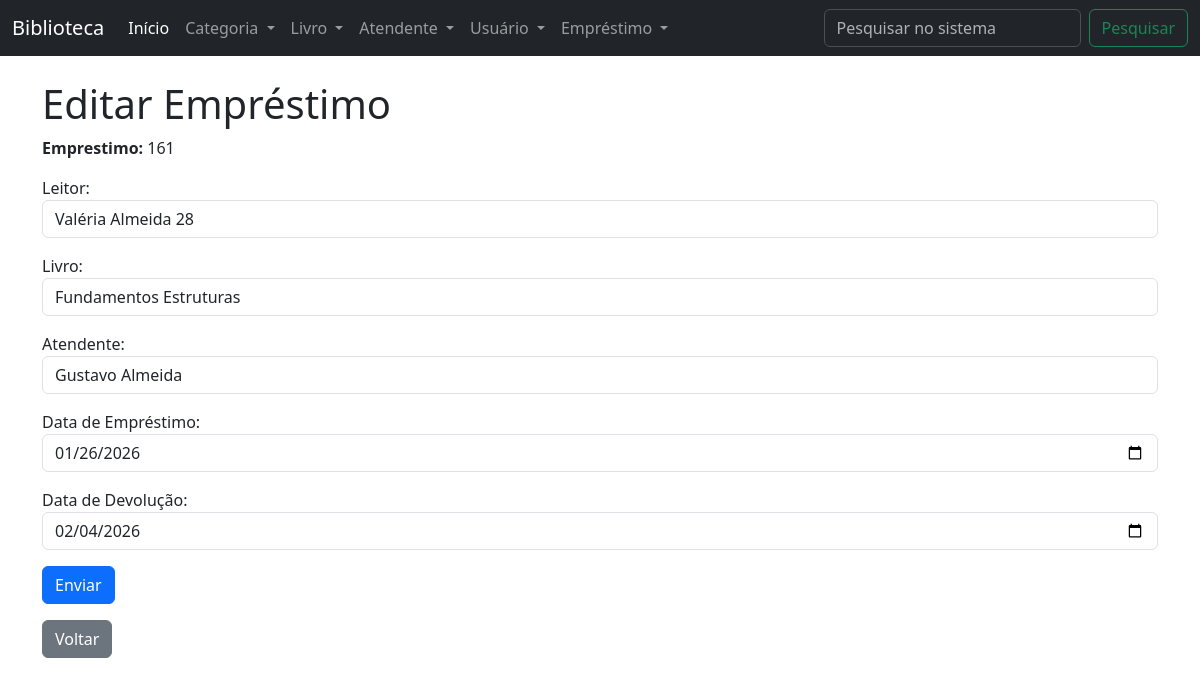
The page /?page=editar-emprestimo&id_emprestimo=161 on the database its author committed.
### tables this page shows
CREATE TABLE IF NOT EXISTS `emprestimo` (
  `id_emprestimo` INT(10) UNSIGNED NOT NULL AUTO_INCREMENT,
  `leitor_id_leitor` INT(10) UNSIGNED NOT NULL,
  `livro_id_livro` INT(10) UNSIGNED NOT NULL,
  `atendente_id_atendente` INT(10) UNSIGNED NOT NULL,
  `data_emprestimo` DATE NOT NULL,
  `devolucao_emprestimo` DATE NOT NULL,
  `status_emprestimo` VARCHAR(20) NOT NULL DEFAULT 'EMPRESTADO',
  PRIMARY KEY (`id_emprestimo`),
  KEY `fk_leitor_has_livro_livro1_idx` (`livro_id_livro`),
  KEY `fk_leitor_has_livro_leitor_idx` (`leitor_id_leitor`),
  KEY `fk_leitor_has_livro_atendente1_idx` (`atendente_id_atendente`),
  CONSTRAINT `fk_leitor_has_livro_atendente1`
    FOREIGN KEY (`atendente_id_atendente`)
    REFERENCES `atendente` (`id_atendente`)
    ON DELETE NO ACTION
    ON UPDATE NO ACTION,
  CONSTRAINT `fk_leitor_has_livro_leitor`
    FOREIGN KEY (`leitor_id_leitor`)
    REFERENCES `leitor` (`id_leitor`)
    ON DELETE NO ACTION
    ON UPDATE NO ACTION,
  CONSTRAINT `fk_leitor_has_livro_livro1`
    FOREIGN KEY (`livro_id_livro`)
    REFERENCES `livro` (`id_livro`)
    ON DELETE NO ACTION
    ON UPDATE NO ACTION
);

### editar-emprestimo.php (the view, shortened to what this page needs)
<h1>Editar Empréstimo</h1>
<?php
$sql = "SELECT * FROM emprestimo WHERE id_emprestimo=" . $_GET['id_emprestimo'] . ";";
$result = $conn->query($sql);
$row = $result->fetch_object();
?>
<form action="?page=salvar-emprestimo" method="POST">
    <div class="mb-3">
        <strong>Emprestimo: </strong>
        <?php print $row->id_emprestimo; ?>
    </div>
    <div class="mb-3">
    <label>Leitor:</label>
    <select name="leitor_id_leitor" class="form-control" required>
        <?php
        $sql_leitor = "SELECT * FROM leitor ORDER BY nome_leitor";
        $res_leitor = $conn->query($sql_leitor);
        while ($leitor = $res_leitor->fetch_object()) {
            $selected = ($leitor->id_leitor == $row->leitor_id_leitor) ? "selected" : "";
            print "<option value='{$leitor->id_leitor}' {$selected}>{$leitor->nome_leitor}</option>";
        }
        ?>
    </select>
</div>
    <div class="mb-3">
    <label>Livro:</label>
    <select name="livro_id_livro" class="form-control" required>
        <?php
        $sql_livro = "SELECT * FROM livro ORDER BY titulo_livro";
        $res_livro = $conn->query($sql_livro);
        while ($livro = $res_livro->fetch_object()) {
            $selected = ($livro->id_livro == $row->livro_id_livro) ? "selected" : "";
            print "<option value='{$livro->id_livro}' {$selected}>{$livro->titulo_livro}</option>";
        }
        ?>
    </select>
</div>
    <div class="mb-3">
    <label>Atendente:</label>
    <select name="atendente_id_atendente" class="form-control" required>
        <?php
        $sql_atendente = "SELECT * FROM atendente ORDER BY nome_atendente";
        $res_atendente = $conn->query($sql_atendente);
        while ($atendente = $res_atendente->fetch_object()) {
            $selected = ($atendente->id_atendente == $row->atendente_id_atendente) ? "selected" : "";
            print "<option value='{$atendente->id_atendente}' {$selected}>{$atendente->nome_atendente}</option>";
        }
        ?>
    </select>
</div>
    <div class="mb-3">
        <label>Data de Empréstimo: </label>
        <input type="date" name="data_emprestimo" value="<?php print $row->data_emprestimo; ?>" class="form-control">
    </div>
    <div class="mb-3">
        <label>Data de Devolução: </label>
        <input type="date" name="devolucao_emprestimo" value="<?php print $row->devolucao_emprestimo; ?>" class="form-control">
    </div>
    <div class="mb-3">
        <button type="submit" class="btn btn-primary">Enviar</button>
    </div>
    <div class="mb-3">
        <button type="button" class="btn btn-secondary" onclick="history.back()">Voltar</button>
    </div>
</form>

### rows shown on the page
emprestimo: id_emprestimo "161", data_emprestimo "01/26/2026", devolucao_emprestimo "02/04/2026"

### other values the page prints
form field leitor_id_leitor "Valéria Almeida 28"
form field livro_id_livro "Fundamentos Estruturas"
form field atendente_id_atendente "Gustavo Almeida"
